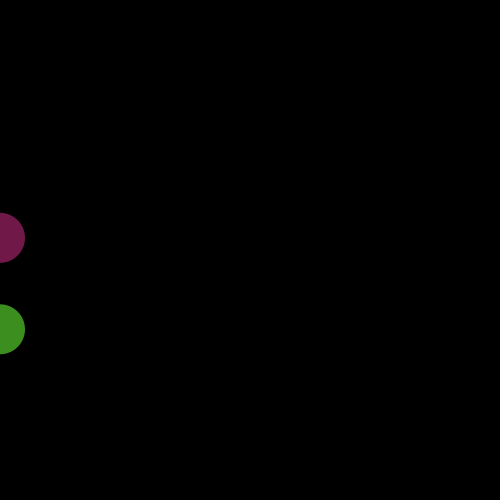
Frame 1 (no input)
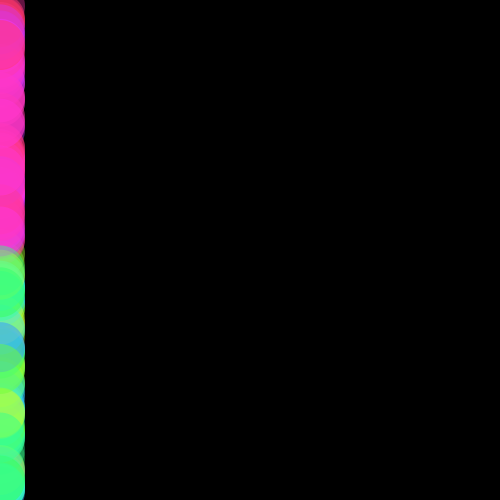
Frame 60 (the mouse pressed at the canvas centre just before this capture)
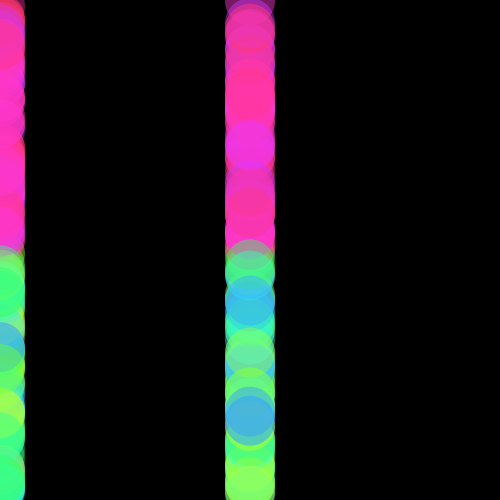
Frame 120 (the mouse held since frame 60 and released just before this capture)

The Processing sketch that drew these frames (run headless with seeded random() and noise(); from frame 60 on, the mouse is pressed at the canvas centre):

// Processing sketch: processing_159327
// ── processing_159327.pde

void setup () {
 
  size(500,500);
  
  
  colorMode(HSB);
background(0);
noStroke();
}
void draw  () {
 
 
  
  fill(random(200,250),200,255,random(100,150));
  ellipse(mouseX,random(0,height/2),50,50);
   fill(random(50,150),200,255,random(100,150));
 ellipse(mouseY,random(height/2,height),50,50);
}
